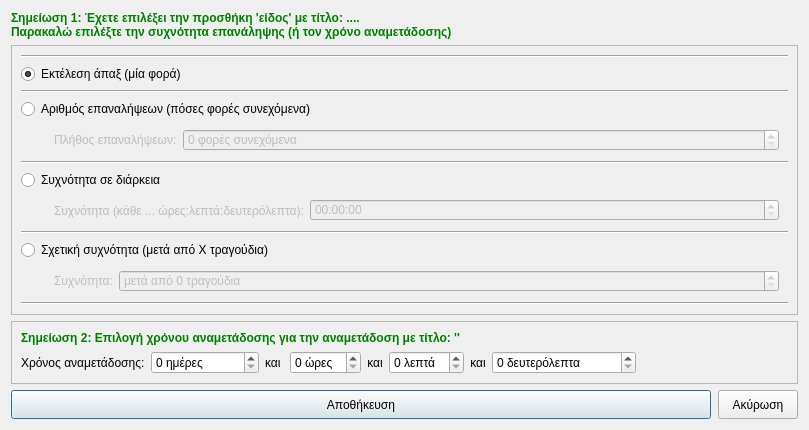
<?xml version="1.0" encoding="UTF-8"?>
<ui version="4.0">
 <class>Dialog</class>
 <widget class="QDialog" name="Dialog">
  <property name="geometry">
   <rect>
    <x>0</x>
    <y>0</y>
    <width>809</width>
    <height>430</height>
   </rect>
  </property>
  <property name="windowTitle">
   <string>Επιλογή χρονικών παραμέτρων</string>
  </property>
  <property name="windowIcon">
   <iconset resource="../../../icons.qrc">
    <normaloff>:/rest-windows/assets/images/rest-windows/new-schedule-transmition.png</normaloff>:/rest-windows/assets/images/rest-windows/new-schedule-transmition.png</iconset>
  </property>
  <layout class="QGridLayout" name="gridLayout_3">
   <item row="0" column="0">
    <widget class="QLabel" name="explanation_label">
     <property name="styleSheet">
      <string notr="true">QLabel{
	font-weight:bold;
	color:green;
}</string>
     </property>
     <property name="text">
      <string>Σημείωση 1: Έχετε επιλέξει την προσθήκη 'είδος' με τίτλο: ....
Παρακαλώ επιλέξτε την συχνότητα επανάληψης (ή τον χρόνο αναμετάδοσης)</string>
     </property>
     <property name="wordWrap">
      <bool>true</bool>
     </property>
    </widget>
   </item>
   <item row="1" column="0">
    <widget class="QFrame" name="frame_1">
     <property name="styleSheet">
      <string notr="true"/>
     </property>
     <property name="frameShape">
      <enum>QFrame::StyledPanel</enum>
     </property>
     <property name="frameShadow">
      <enum>QFrame::Raised</enum>
     </property>
     <layout class="QGridLayout" name="gridLayout_2">
      <item row="9" column="0">
       <widget class="QRadioButton" name="relative_frequency_radioButton">
        <property name="text">
         <string>Σχετική συχνότητα (μετά από Χ τραγούδια)</string>
        </property>
       </widget>
      </item>
      <item row="6" column="0">
       <widget class="QRadioButton" name="frequency_minutes_radioButton">
        <property name="text">
         <string>Συχνότητα σε διάρκεια</string>
        </property>
       </widget>
      </item>
      <item row="2" column="0">
       <widget class="Line" name="line">
        <property name="orientation">
         <enum>Qt::Horizontal</enum>
        </property>
       </widget>
      </item>
      <item row="5" column="0">
       <widget class="Line" name="line_2">
        <property name="orientation">
         <enum>Qt::Horizontal</enum>
        </property>
       </widget>
      </item>
      <item row="8" column="0">
       <widget class="Line" name="line_3">
        <property name="orientation">
         <enum>Qt::Horizontal</enum>
        </property>
       </widget>
      </item>
      <item row="11" column="0">
       <widget class="Line" name="line_4">
        <property name="orientation">
         <enum>Qt::Horizontal</enum>
        </property>
       </widget>
      </item>
      <item row="1" column="0">
       <widget class="QRadioButton" name="one_time_radioButton">
        <property name="text">
         <string>Εκτέλεση άπαξ (μία φορά)</string>
        </property>
        <property name="checked">
         <bool>true</bool>
        </property>
       </widget>
      </item>
      <item row="3" column="0">
       <widget class="QRadioButton" name="absolute_times_radioButton">
        <property name="text">
         <string>Αριθμός επαναλήψεων (πόσες φορές συνεχόμενα)</string>
        </property>
       </widget>
      </item>
      <item row="7" column="0">
       <widget class="QFrame" name="absolute_frame_2">
        <property name="enabled">
         <bool>false</bool>
        </property>
        <property name="styleSheet">
         <string notr="true">QFrame{border:none;}</string>
        </property>
        <property name="frameShape">
         <enum>QFrame::StyledPanel</enum>
        </property>
        <property name="frameShadow">
         <enum>QFrame::Raised</enum>
        </property>
        <layout class="QHBoxLayout" name="horizontalLayout_3">
         <property name="leftMargin">
          <number>7</number>
         </property>
         <property name="topMargin">
          <number>0</number>
         </property>
         <property name="bottomMargin">
          <number>0</number>
         </property>
         <item>
          <widget class="QLabel" name="label_23">
           <property name="sizePolicy">
            <sizepolicy hsizetype="Preferred" vsizetype="Expanding">
             <horstretch>0</horstretch>
             <verstretch>0</verstretch>
            </sizepolicy>
           </property>
           <property name="minimumSize">
            <size>
             <width>20</width>
             <height>20</height>
            </size>
           </property>
           <property name="maximumSize">
            <size>
             <width>20</width>
             <height>20</height>
            </size>
           </property>
           <property name="text">
            <string/>
           </property>
           <property name="pixmap">
            <pixmap resource="../../../icons.qrc">:/rest-windows/assets/images/rest-windows/down-right-arrow.png</pixmap>
           </property>
           <property name="scaledContents">
            <bool>true</bool>
           </property>
          </widget>
         </item>
         <item>
          <widget class="QLabel" name="label_5">
           <property name="sizePolicy">
            <sizepolicy hsizetype="Fixed" vsizetype="Preferred">
             <horstretch>0</horstretch>
             <verstretch>0</verstretch>
            </sizepolicy>
           </property>
           <property name="text">
            <string>Συχνότητα (κάθε ... ώρες:λεπτά:δευτερόλεπτα):</string>
           </property>
          </widget>
         </item>
         <item>
          <widget class="QTimeEdit" name="frequency_minutes_timeedit">
           <property name="displayFormat">
            <string>hh:mm:ss</string>
           </property>
          </widget>
         </item>
        </layout>
       </widget>
      </item>
      <item row="4" column="0">
       <widget class="QFrame" name="absolute_frame">
        <property name="enabled">
         <bool>false</bool>
        </property>
        <property name="styleSheet">
         <string notr="true">QFrame{border:none;}</string>
        </property>
        <property name="frameShape">
         <enum>QFrame::StyledPanel</enum>
        </property>
        <property name="frameShadow">
         <enum>QFrame::Raised</enum>
        </property>
        <layout class="QHBoxLayout" name="horizontalLayout_2">
         <property name="leftMargin">
          <number>7</number>
         </property>
         <property name="topMargin">
          <number>0</number>
         </property>
         <property name="bottomMargin">
          <number>0</number>
         </property>
         <item>
          <widget class="QLabel" name="label_22">
           <property name="sizePolicy">
            <sizepolicy hsizetype="Preferred" vsizetype="Expanding">
             <horstretch>0</horstretch>
             <verstretch>0</verstretch>
            </sizepolicy>
           </property>
           <property name="minimumSize">
            <size>
             <width>20</width>
             <height>20</height>
            </size>
           </property>
           <property name="maximumSize">
            <size>
             <width>20</width>
             <height>20</height>
            </size>
           </property>
           <property name="text">
            <string/>
           </property>
           <property name="pixmap">
            <pixmap resource="../../../icons.qrc">:/rest-windows/assets/images/rest-windows/down-right-arrow.png</pixmap>
           </property>
           <property name="scaledContents">
            <bool>true</bool>
           </property>
          </widget>
         </item>
         <item>
          <widget class="QLabel" name="label_4">
           <property name="sizePolicy">
            <sizepolicy hsizetype="Fixed" vsizetype="Preferred">
             <horstretch>0</horstretch>
             <verstretch>0</verstretch>
            </sizepolicy>
           </property>
           <property name="text">
            <string>Πλήθος επαναλήψεων:</string>
           </property>
          </widget>
         </item>
         <item>
          <widget class="QSpinBox" name="spinBox">
           <property name="suffix">
            <string> φορές συνεχόμενα</string>
           </property>
           <property name="prefix">
            <string/>
           </property>
           <property name="maximum">
            <number>1000000</number>
           </property>
          </widget>
         </item>
        </layout>
       </widget>
      </item>
      <item row="10" column="0">
       <widget class="QFrame" name="absolute_frame_3">
        <property name="enabled">
         <bool>false</bool>
        </property>
        <property name="styleSheet">
         <string notr="true">QFrame{border:none;}</string>
        </property>
        <property name="frameShape">
         <enum>QFrame::StyledPanel</enum>
        </property>
        <property name="frameShadow">
         <enum>QFrame::Raised</enum>
        </property>
        <layout class="QHBoxLayout" name="horizontalLayout_4">
         <property name="leftMargin">
          <number>7</number>
         </property>
         <property name="topMargin">
          <number>0</number>
         </property>
         <property name="bottomMargin">
          <number>0</number>
         </property>
         <item>
          <widget class="QLabel" name="label_24">
           <property name="sizePolicy">
            <sizepolicy hsizetype="Preferred" vsizetype="Expanding">
             <horstretch>0</horstretch>
             <verstretch>0</verstretch>
            </sizepolicy>
           </property>
           <property name="minimumSize">
            <size>
             <width>20</width>
             <height>20</height>
            </size>
           </property>
           <property name="maximumSize">
            <size>
             <width>20</width>
             <height>20</height>
            </size>
           </property>
           <property name="text">
            <string/>
           </property>
           <property name="pixmap">
            <pixmap resource="../../../icons.qrc">:/rest-windows/assets/images/rest-windows/down-right-arrow.png</pixmap>
           </property>
           <property name="scaledContents">
            <bool>true</bool>
           </property>
          </widget>
         </item>
         <item>
          <widget class="QLabel" name="label_6">
           <property name="sizePolicy">
            <sizepolicy hsizetype="Fixed" vsizetype="Preferred">
             <horstretch>0</horstretch>
             <verstretch>0</verstretch>
            </sizepolicy>
           </property>
           <property name="text">
            <string>Συχνότητα:</string>
           </property>
          </widget>
         </item>
         <item>
          <widget class="QSpinBox" name="relative_frequency_lineEdit">
           <property name="suffix">
            <string> τραγούδια</string>
           </property>
           <property name="prefix">
            <string>μετά από </string>
           </property>
           <property name="maximum">
            <number>1000000</number>
           </property>
          </widget>
         </item>
        </layout>
       </widget>
      </item>
      <item row="0" column="0">
       <widget class="Line" name="line_5">
        <property name="orientation">
         <enum>Qt::Horizontal</enum>
        </property>
       </widget>
      </item>
     </layout>
    </widget>
   </item>
   <item row="2" column="0">
    <widget class="QFrame" name="frame_2">
     <property name="styleSheet">
      <string notr="true"/>
     </property>
     <property name="frameShape">
      <enum>QFrame::StyledPanel</enum>
     </property>
     <property name="frameShadow">
      <enum>QFrame::Raised</enum>
     </property>
     <layout class="QGridLayout" name="gridLayout">
      <item row="0" column="0" colspan="9">
       <widget class="QLabel" name="label_2">
        <property name="styleSheet">
         <string notr="true">QLabel{
	font-weight:bold;
	color:green;
}</string>
        </property>
        <property name="text">
         <string>Σημείωση 2: Επιλογή χρόνου αναμετάδοσης για την αναμετάδοση με τίτλο: ''</string>
        </property>
        <property name="wordWrap">
         <bool>true</bool>
        </property>
       </widget>
      </item>
      <item row="1" column="0">
       <widget class="QLabel" name="label_3">
        <property name="text">
         <string>Χρόνος αναμετάδοσης:</string>
        </property>
       </widget>
      </item>
      <item row="1" column="1">
       <widget class="QSpinBox" name="retransmition_days">
        <property name="suffix">
         <string> ημέρες</string>
        </property>
        <property name="prefix">
         <string/>
        </property>
        <property name="maximum">
         <number>1000000</number>
        </property>
       </widget>
      </item>
      <item row="1" column="2">
       <widget class="QLabel" name="label_10">
        <property name="text">
         <string>και </string>
        </property>
        <property name="alignment">
         <set>Qt::AlignCenter</set>
        </property>
       </widget>
      </item>
      <item row="1" column="3">
       <widget class="QSpinBox" name="retransmition_hours">
        <property name="suffix">
         <string> ώρες</string>
        </property>
        <property name="prefix">
         <string/>
        </property>
        <property name="maximum">
         <number>24</number>
        </property>
       </widget>
      </item>
      <item row="1" column="4">
       <widget class="QLabel" name="label_11">
        <property name="text">
         <string>και</string>
        </property>
        <property name="alignment">
         <set>Qt::AlignCenter</set>
        </property>
       </widget>
      </item>
      <item row="1" column="5">
       <widget class="QSpinBox" name="retransmition_minutes">
        <property name="suffix">
         <string> λεπτά</string>
        </property>
        <property name="prefix">
         <string/>
        </property>
        <property name="maximum">
         <number>60</number>
        </property>
       </widget>
      </item>
      <item row="1" column="6">
       <widget class="QLabel" name="label_12">
        <property name="text">
         <string>και</string>
        </property>
        <property name="alignment">
         <set>Qt::AlignCenter</set>
        </property>
       </widget>
      </item>
      <item row="1" column="7">
       <widget class="QSpinBox" name="retransmition_seconds">
        <property name="suffix">
         <string> δευτερόλεπτα</string>
        </property>
        <property name="prefix">
         <string/>
        </property>
        <property name="maximum">
         <number>1000000</number>
        </property>
       </widget>
      </item>
      <item row="1" column="8">
       <spacer name="horizontalSpacer">
        <property name="orientation">
         <enum>Qt::Horizontal</enum>
        </property>
        <property name="sizeType">
         <enum>QSizePolicy::Expanding</enum>
        </property>
        <property name="sizeHint" stdset="0">
         <size>
          <width>98</width>
          <height>20</height>
         </size>
        </property>
       </spacer>
      </item>
     </layout>
    </widget>
   </item>
   <item row="3" column="0">
    <widget class="QFrame" name="frame_3">
     <property name="styleSheet">
      <string notr="true">QFrame{border:none;}</string>
     </property>
     <property name="frameShape">
      <enum>QFrame::StyledPanel</enum>
     </property>
     <property name="frameShadow">
      <enum>QFrame::Raised</enum>
     </property>
     <layout class="QHBoxLayout" name="horizontalLayout">
      <property name="spacing">
       <number>7</number>
      </property>
      <property name="leftMargin">
       <number>0</number>
      </property>
      <property name="topMargin">
       <number>0</number>
      </property>
      <property name="rightMargin">
       <number>0</number>
      </property>
      <property name="bottomMargin">
       <number>0</number>
      </property>
      <item>
       <widget class="QPushButton" name="save">
        <property name="sizePolicy">
         <sizepolicy hsizetype="Expanding" vsizetype="Fixed">
          <horstretch>0</horstretch>
          <verstretch>0</verstretch>
         </sizepolicy>
        </property>
        <property name="minimumSize">
         <size>
          <width>0</width>
          <height>29</height>
         </size>
        </property>
        <property name="text">
         <string>Αποθήκευση</string>
        </property>
        <property name="icon">
         <iconset resource="../../../icons.qrc">
          <normaloff>:/rest-windows/assets/images/rest-windows/save.png</normaloff>:/rest-windows/assets/images/rest-windows/save.png</iconset>
        </property>
       </widget>
      </item>
      <item>
       <widget class="QPushButton" name="cancel">
        <property name="minimumSize">
         <size>
          <width>0</width>
          <height>29</height>
         </size>
        </property>
        <property name="text">
         <string>Ακύρωση</string>
        </property>
       </widget>
      </item>
     </layout>
    </widget>
   </item>
  </layout>
 </widget>
 <tabstops>
  <tabstop>one_time_radioButton</tabstop>
  <tabstop>absolute_times_radioButton</tabstop>
  <tabstop>spinBox</tabstop>
  <tabstop>frequency_minutes_radioButton</tabstop>
  <tabstop>frequency_minutes_timeedit</tabstop>
  <tabstop>relative_frequency_radioButton</tabstop>
  <tabstop>relative_frequency_lineEdit</tabstop>
  <tabstop>retransmition_days</tabstop>
  <tabstop>retransmition_hours</tabstop>
  <tabstop>retransmition_minutes</tabstop>
  <tabstop>retransmition_seconds</tabstop>
  <tabstop>save</tabstop>
  <tabstop>cancel</tabstop>
 </tabstops>
 <resources>
  <include location="../../../icons.qrc"/>
  <include location="../../../icons.qrc"/>
  <include location="../../../icons.qrc"/>
 </resources>
 <connections/>
</ui>
